Frame 1 (no input): blank canvas, image omitted
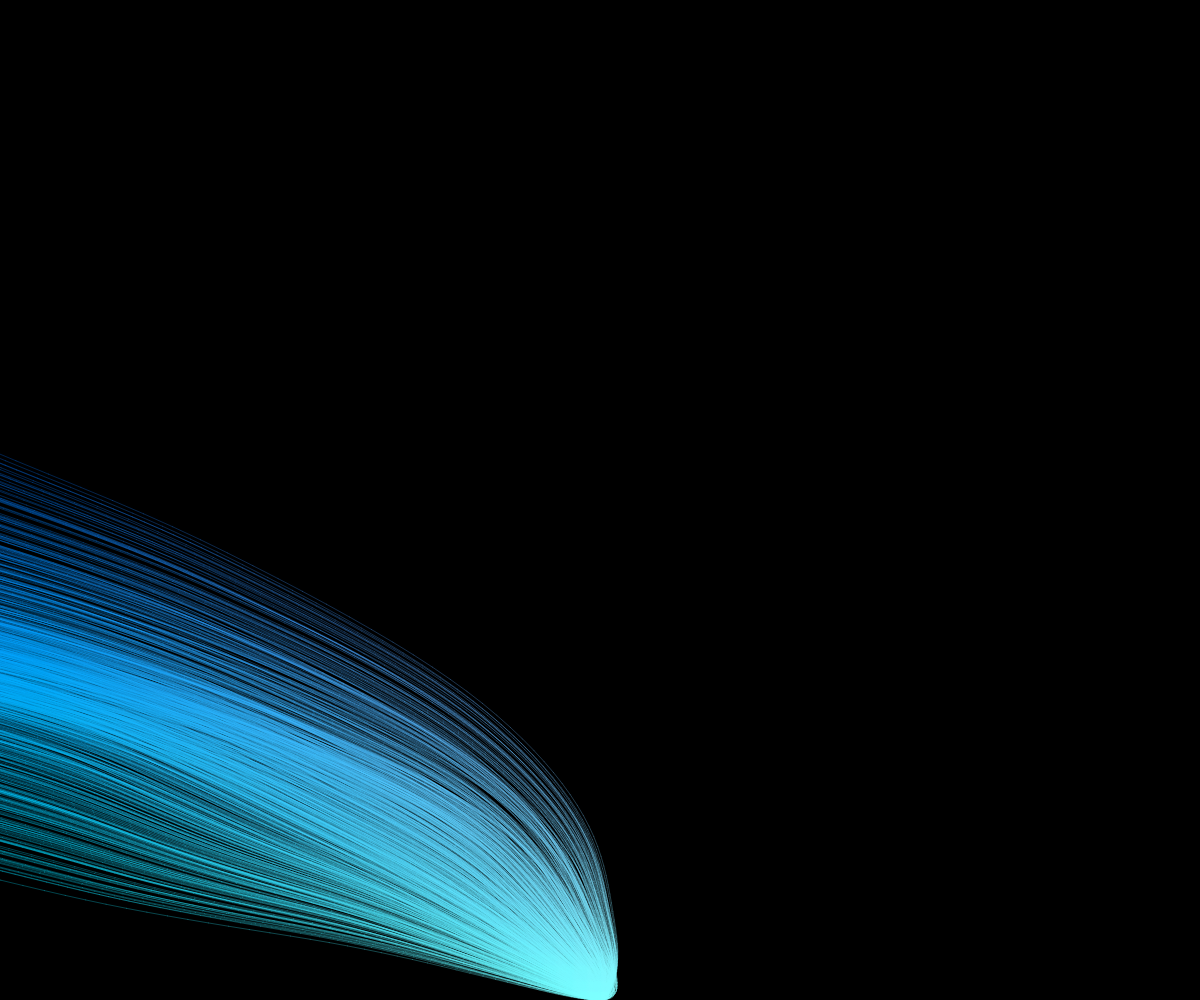
Frame 60 (no input)
Frame 120 (the mouse pressed at the canvas centre since frame 60): identical to frame 60, image omitted

The p5.js sketch that drew this single still picture (run headless with seeded random() and noise() and a simulated clock; from frame 60 on, the mouse is pressed at the canvas centre):

// p5.js sketch
// ── sketch.js
// inspiration: https://www.generativehut.com/post/random-walkers
// Using perlin noise to visualise random walkers
// 1/01/2021

let walkers = [];

function setup() {
  createCanvas(windowWidth, windowHeight);
  for (let i = 0; i < 2000; i++) {
    walkers.push(new Walker(width / 2, height));
  }
  background(0);
}

function draw() {
  for (let i = 0; i < walkers.length; i++) {
    if (!walkers[i].isOut()) {
      walkers[i].velocity();
      walkers[i].move();
      walkers[i].draw();
    }
  }
}
// ── Walker.js
class Walker {
  constructor(x, y) {
    this.pos = createVector(x, y);
    this.ppos = createVector(x, y);
    this.vel = createVector(random(-5, 5), random(-5, 5));
  }
  isOut() {
    return (this.pos.x < 0 || this.pos.x > width || this.pos.y < 0 || this.pos.y > height);
  }
  velocity() {
    this.vel.add(map(noise(this.pos.x * 0.003, this.pos.y * 0.003, millis() * 0.001), 0, 1, -3, 3), map(noise(this.pos.y * 0.003, this.pos.x * 0.003, millis() * 0.001), 0, 1, -0.7, 0.5))
  }
  move() {
    this.pos.add(this.vel)
  }
  draw() {
    stroke(map(this.pos.x, 0, width, 0, 255), map(this.pos.y, 0, height, 0, 255), 255, 75);
    line(this.pos.x, this.pos.y, this.ppos.x, this.ppos.y);
    this.ppos.x = this.pos.x;
    this.ppos.y = this.pos.y;
  }
}
